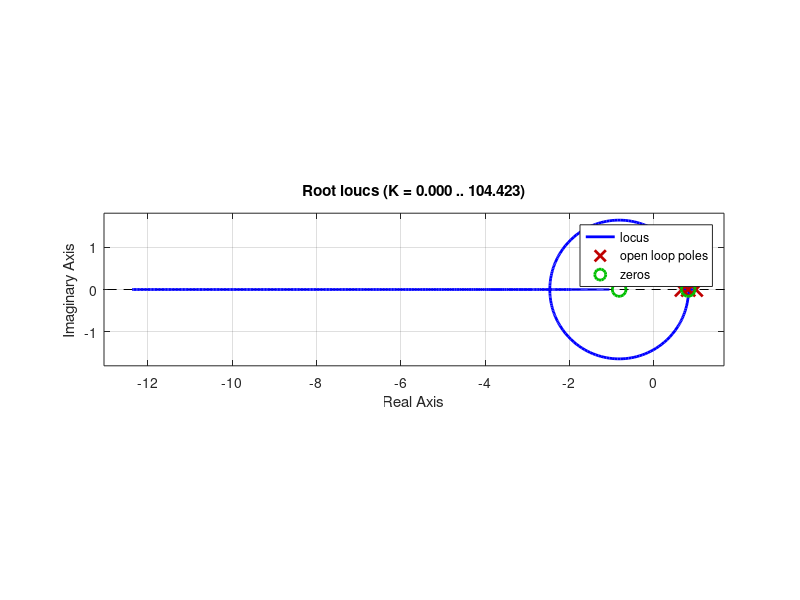
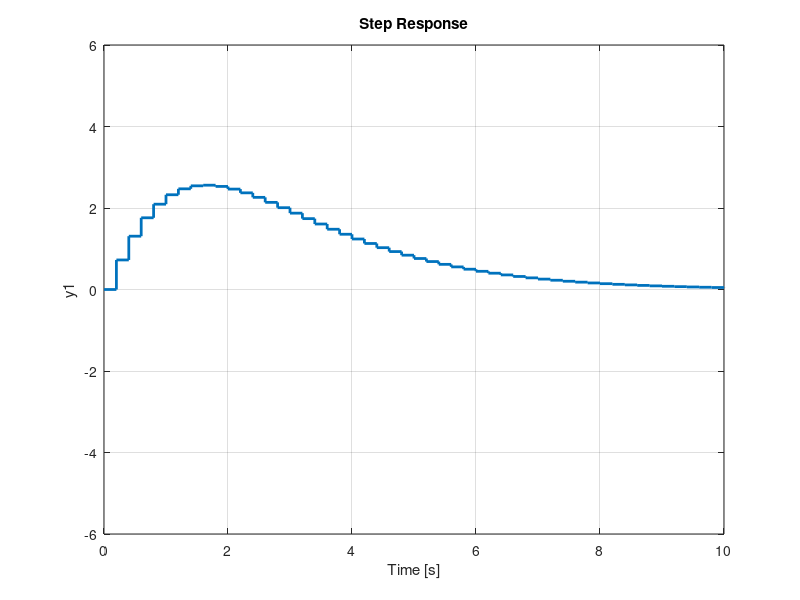
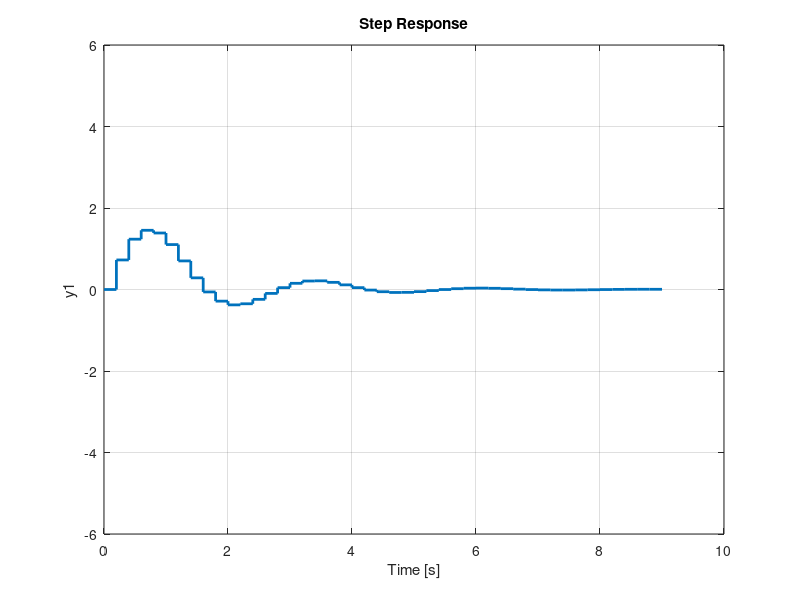
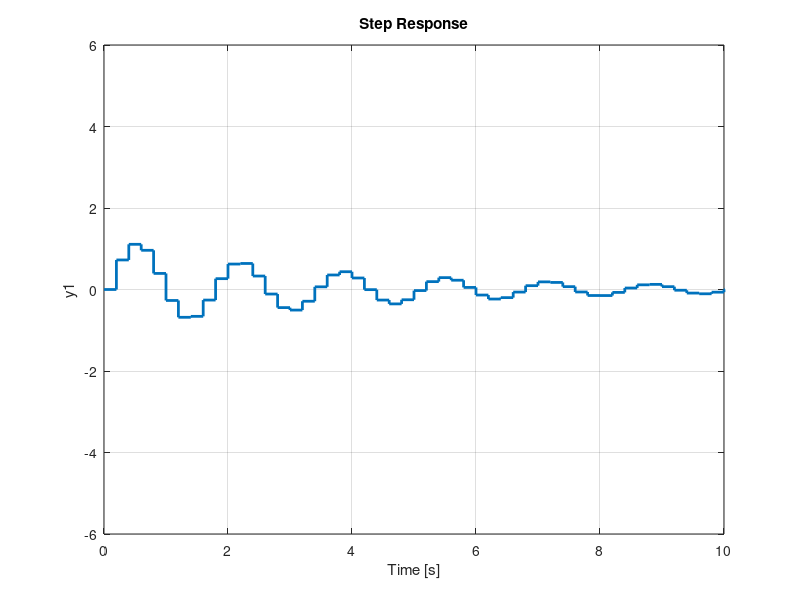

The MATLAB script that drew these images, in order:
% MR2007 VT2017 

s = tf('s')
G1 = 4/(s+1) * 2/(s+2);
G2 = 4/(s+1);

h = 0.2;
eh = exp(-h);
e2h = exp(-2*h);

H1 = tf([ 4-8*eh+4*e2h, 4*eh*(e2h+1)-8*e2h], [1, -eh-e2h, eh*e2h], h)
H2 = tf([ 4*(1-eh) ], [1, -eh], h)

H1_check = c2d(G1, h, 'zoh')
H2_check = c2d(G2, h, 'zoh')

% Controller
F = c2d(1+1/s, h, 'foh');

figure(1)
clf
rlocus(F*H1)
axis equal
print -dpdf p3_rlocus.pdf

Tlim = 10;
k_limes=[0.1 0 Tlim -6 6
    0.8  0 Tlim -6 6
    2  0 Tlim -6 6
    2.88  0 Tlim -6 6;
    4  0 Tlim -6 6];
    
for i = 1:size(k_limes, 1)
%for i = 2:3
    figure(i+1)
    clf
    step(H2*feedback(1, k_limes(i,1)*H1*F))
    xlim(k_limes(i,2:3))
    ylim(k_limes(i,4:5))
    h = findobj(gcf, 'type', 'line')
    set(h, 'linewidth', 2)
    fname = sprintf('step-plot-%d', i)
    print(fname, '-dpdf')
end



% Closed-loop system from disturbance to output
Hc = feedback(H2, F*H1);
